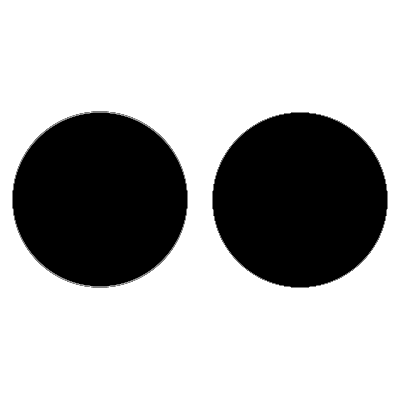
Frame 1 (no input)
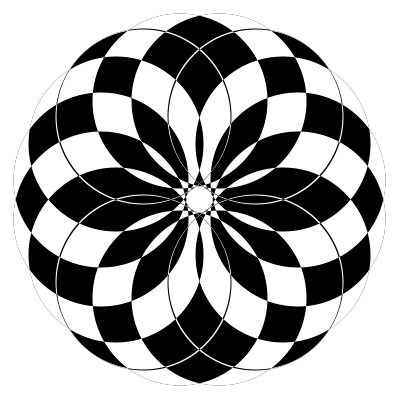
Frame 60 (the mouse pressed at the canvas centre just before this capture)
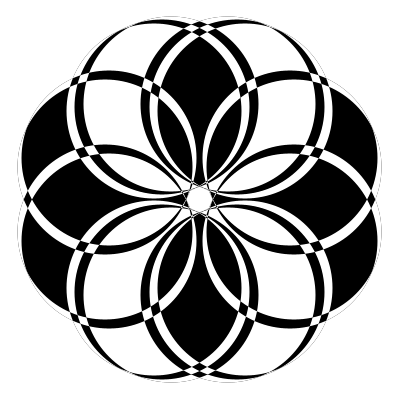
Frame 120 (the mouse held since frame 60 and released just before this capture)

The Processing sketch that drew these frames (run headless with seeded random() and noise(); from frame 60 on, the mouse is pressed at the canvas centre):

// Processing sketch: processing_168232
// ── processing_168232.pde

int diam = 175;
float radius = 100; 
int numCircles; 
float[] step;
float incStep, inc; 
int bgColor = 255;
float mx, my;

PGraphics pg1, pg2;

void setup() {
  size(400, 400);
  noStroke();
  smooth();
  frameRate(200); 
  background(bgColor);

  pg1 = createGraphics(width, height);
  pg2 = createGraphics(diam+2, diam+2);

  mx = width/2;
  my = height/2;

  numCircles = 5; 
  step = new float[numCircles];
  for (int i = 0; i < numCircles; i++) {
    step[i] = 0;
  }
  incStep = 0.02;
}

void draw() {
  background(bgColor);

  float x, y;

  pg1.beginDraw();
  pg1.background(0, 0);
  pg1.endDraw(); 

  inc = 0.01; 
  for (int i = 0; i < numCircles; i++) {

    x = mx + radius * cos(step[i]);
    y = my + radius * sin(step[i]);
    drawEllipse(x, y); 
    x = mx + radius * cos(-step[i]);
    y = my + radius * sin(-step[i]);
    drawEllipse(x, y); 

    x = mx + radius * cos(step[i]+PI);
    y = my + radius * sin(step[i]+PI);
    drawEllipse(x, y);  
    x = mx + radius * cos(-step[i]-PI);
    y = my + radius * sin(-step[i]-PI);
    drawEllipse(x, y); 

    step[i] += inc; 
    inc += incStep;
  }

  image(pg1, 0, 0);
}

void drawEllipse(float _x, float _y) {
  int sx, sy; 

  // only blend the area around the ellipse to speed things up
  sx = (int) (_x - diam/2); 
  sy = (int) (_y - diam/2);

  pg2.beginDraw();
  pg2.background(0, 0);
  pg2.noStroke();
  pg2.smooth();
  pg2.fill(255);
  pg2.ellipse(diam/2 + 1, diam/2 + 1, diam, diam);
  pg2.endDraw(); 

  pg1.blend(pg2, 0, 0, pg2.width, pg2.height, sx-1, sy-1, pg2.width, pg2.height, EXCLUSION);
}
